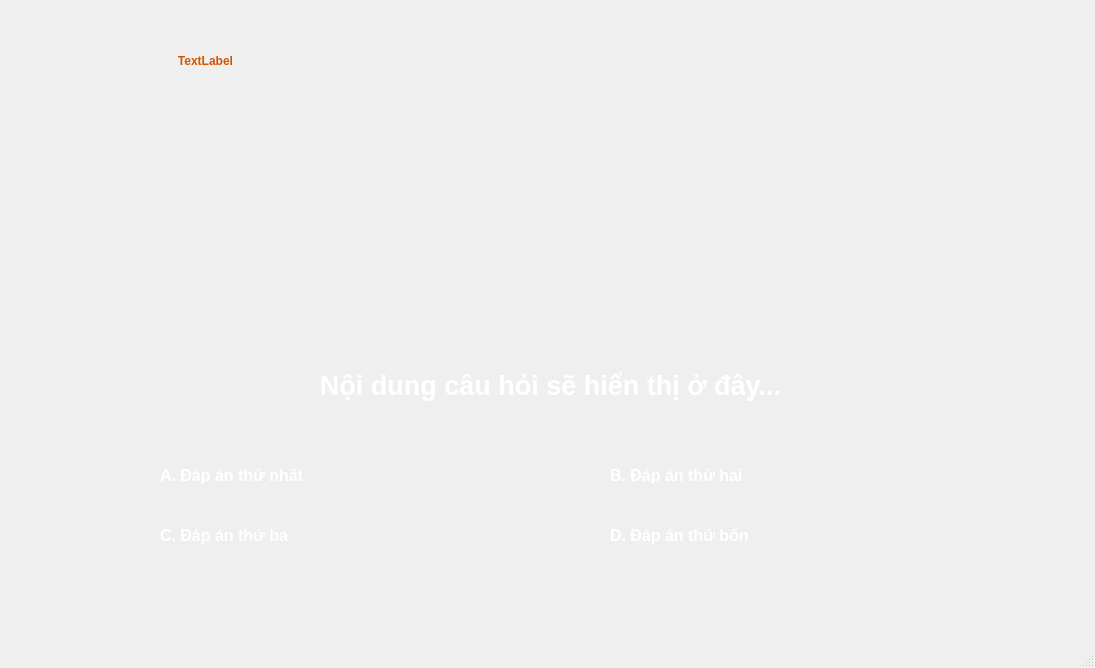
<?xml version="1.0" encoding="UTF-8"?>
<ui version="4.0">
 <class>MainWindow</class>
 <widget class="QMainWindow" name="MainWindow">
  <property name="geometry">
   <rect>
    <x>0</x>
    <y>0</y>
    <width>1095</width>
    <height>668</height>
   </rect>
  </property>
  <property name="windowTitle">
   <string>MainWindow</string>
  </property>
  <widget class="QWidget" name="centralwidget">
   <widget class="QLabel" name="cat_hoi">
    <property name="geometry">
     <rect>
      <x>-40</x>
      <y>-140</y>
      <width>1151</width>
      <height>921</height>
     </rect>
    </property>
    <property name="text">
     <string/>
    </property>
    <property name="pixmap">
     <pixmap>images/cat_hoi.gif</pixmap>
    </property>
   </widget>
   <widget class="QPushButton" name="btn_5050">
    <property name="geometry">
     <rect>
      <x>730</x>
      <y>50</y>
      <width>81</width>
      <height>51</height>
     </rect>
    </property>
    <property name="cursor">
     <cursorShape>PointingHandCursor</cursorShape>
    </property>
    <property name="styleSheet">
     <string notr="true">background-color: transparent;
border: none;</string>
    </property>
    <property name="text">
     <string/>
    </property>
   </widget>
   <widget class="QPushButton" name="btn_CallFriend">
    <property name="geometry">
     <rect>
      <x>830</x>
      <y>50</y>
      <width>81</width>
      <height>51</height>
     </rect>
    </property>
    <property name="cursor">
     <cursorShape>PointingHandCursor</cursorShape>
    </property>
    <property name="styleSheet">
     <string notr="true">background-color: transparent;
border: none;</string>
    </property>
    <property name="text">
     <string/>
    </property>
   </widget>
   <widget class="QPushButton" name="btn_Swap">
    <property name="geometry">
     <rect>
      <x>930</x>
      <y>50</y>
      <width>81</width>
      <height>51</height>
     </rect>
    </property>
    <property name="cursor">
     <cursorShape>PointingHandCursor</cursorShape>
    </property>
    <property name="styleSheet">
     <string notr="true">background-color: transparent;
border: none;</string>
    </property>
    <property name="text">
     <string/>
    </property>
   </widget>
   <widget class="QLabel" name="lbl_Question">
    <property name="geometry">
     <rect>
      <x>200</x>
      <y>330</y>
      <width>701</width>
      <height>111</height>
     </rect>
    </property>
    <property name="font">
     <font>
      <pointsize>20</pointsize>
      <bold>true</bold>
     </font>
    </property>
    <property name="styleSheet">
     <string notr="true">color: white;
</string>
    </property>
    <property name="text">
     <string>Nội dung câu hỏi sẽ hiển thị ở đây...</string>
    </property>
    <property name="alignment">
     <set>Qt::AlignmentFlag::AlignCenter</set>
    </property>
    <property name="wordWrap">
     <bool>true</bool>
    </property>
   </widget>
   <widget class="QPushButton" name="btn_AnswerA">
    <property name="geometry">
     <rect>
      <x>140</x>
      <y>460</y>
      <width>341</width>
      <height>31</height>
     </rect>
    </property>
    <property name="cursor">
     <cursorShape>PointingHandCursor</cursorShape>
    </property>
    <property name="styleSheet">
     <string notr="true">/* Trạng thái bình thường */
QPushButton {
    background-color: transparent;
    border: none;
    color: white; 
    font-size: 16px;
    font-weight: bold;
    text-align: left; 
    padding-left: 20px; 
}

/* Trạng thái khi rê chuột vào (Hover) */
QPushButton:hover {
    color: #FFD700; /* Đổi chữ sang màu Vàng Gold */
    background-color: rgba(255, 255, 255, 0.1); /* Phủ một lớp trắng mờ 10% lên nút */
    border-radius: 20px; /* Bo góc vệt sáng cho hợp với hình lục giác */
}

/* Trạng thái khi click chuột xuống (Pressed) */
QPushButton:pressed {
    color: #FF8C00; /* Đổi chữ sang màu Cam */
    background-color: rgba(255, 255, 255, 0.2);
}</string>
    </property>
    <property name="text">
     <string>A. Đáp án thứ nhất</string>
    </property>
   </widget>
   <widget class="QPushButton" name="btn_AnswerB">
    <property name="geometry">
     <rect>
      <x>590</x>
      <y>460</y>
      <width>371</width>
      <height>31</height>
     </rect>
    </property>
    <property name="cursor">
     <cursorShape>PointingHandCursor</cursorShape>
    </property>
    <property name="styleSheet">
     <string notr="true">/* Trạng thái bình thường */
QPushButton {
    background-color: transparent;
    border: none;
    color: white; 
    font-size: 16px;
    font-weight: bold;
    text-align: left; 
    padding-left: 20px; 
}

/* Trạng thái khi rê chuột vào (Hover) */
QPushButton:hover {
    color: #FFD700; /* Đổi chữ sang màu Vàng Gold */
    background-color: rgba(255, 255, 255, 0.1); /* Phủ một lớp trắng mờ 10% lên nút */
    border-radius: 20px; /* Bo góc vệt sáng cho hợp với hình lục giác */
}

/* Trạng thái khi click chuột xuống (Pressed) */
QPushButton:pressed {
    color: #FF8C00; /* Đổi chữ sang màu Cam */
    background-color: rgba(255, 255, 255, 0.2);
}</string>
    </property>
    <property name="text">
     <string>B. Đáp án thứ hai</string>
    </property>
   </widget>
   <widget class="QPushButton" name="btn_AnswerC">
    <property name="geometry">
     <rect>
      <x>140</x>
      <y>520</y>
      <width>341</width>
      <height>31</height>
     </rect>
    </property>
    <property name="cursor">
     <cursorShape>PointingHandCursor</cursorShape>
    </property>
    <property name="styleSheet">
     <string notr="true">/* Trạng thái bình thường */
QPushButton {
    background-color: transparent;
    border: none;
    color: white; 
    font-size: 16px;
    font-weight: bold;
    text-align: left; 
    padding-left: 20px; 
}

/* Trạng thái khi rê chuột vào (Hover) */
QPushButton:hover {
    color: #FFD700; /* Đổi chữ sang màu Vàng Gold */
    background-color: rgba(255, 255, 255, 0.1); /* Phủ một lớp trắng mờ 10% lên nút */
    border-radius: 20px; /* Bo góc vệt sáng cho hợp với hình lục giác */
}

/* Trạng thái khi click chuột xuống (Pressed) */
QPushButton:pressed {
    color: #FF8C00; /* Đổi chữ sang màu Cam */
    background-color: rgba(255, 255, 255, 0.2);
}</string>
    </property>
    <property name="text">
     <string>C. Đáp án thứ ba</string>
    </property>
   </widget>
   <widget class="QPushButton" name="btn_AnswerD">
    <property name="geometry">
     <rect>
      <x>590</x>
      <y>520</y>
      <width>371</width>
      <height>31</height>
     </rect>
    </property>
    <property name="cursor">
     <cursorShape>PointingHandCursor</cursorShape>
    </property>
    <property name="styleSheet">
     <string notr="true">/* Trạng thái bình thường */
QPushButton {
    background-color: transparent;
    border: none;
    color: white; 
    font-size: 16px;
    font-weight: bold;
    text-align: left; 
    padding-left: 20px; 
}

/* Trạng thái khi rê chuột vào (Hover) */
QPushButton:hover {
    color: #FFD700; /* Đổi chữ sang màu Vàng Gold */
    background-color: rgba(255, 255, 255, 0.1); /* Phủ một lớp trắng mờ 10% lên nút */
    border-radius: 20px; /* Bo góc vệt sáng cho hợp với hình lục giác */
}

/* Trạng thái khi click chuột xuống (Pressed) */
QPushButton:pressed {
    color: #FF8C00; /* Đổi chữ sang màu Cam */
    background-color: rgba(255, 255, 255, 0.2);
}</string>
    </property>
    <property name="text">
     <string>D. Đáp án thứ bốn</string>
    </property>
   </widget>
   <widget class="QLabel" name="lbl_Money">
    <property name="geometry">
     <rect>
      <x>105</x>
      <y>40</y>
      <width>201</width>
      <height>41</height>
     </rect>
    </property>
    <property name="styleSheet">
     <string notr="true">color: #d35400; font-weight: bold;</string>
    </property>
    <property name="text">
     <string>TextLabel</string>
    </property>
    <property name="alignment">
     <set>Qt::AlignmentFlag::AlignCenter</set>
    </property>
   </widget>
   <zorder>cat_hoi</zorder>
   <zorder>lbl_Question</zorder>
   <zorder>btn_AnswerD</zorder>
   <zorder>btn_AnswerC</zorder>
   <zorder>btn_AnswerA</zorder>
   <zorder>btn_CallFriend</zorder>
   <zorder>btn_Swap</zorder>
   <zorder>btn_5050</zorder>
   <zorder>btn_AnswerB</zorder>
   <zorder>lbl_Money</zorder>
  </widget>
  <widget class="QMenuBar" name="menubar">
   <property name="geometry">
    <rect>
     <x>0</x>
     <y>0</y>
     <width>1095</width>
     <height>21</height>
    </rect>
   </property>
  </widget>
  <widget class="QStatusBar" name="statusbar"/>
 </widget>
 <resources/>
 <connections/>
</ui>
